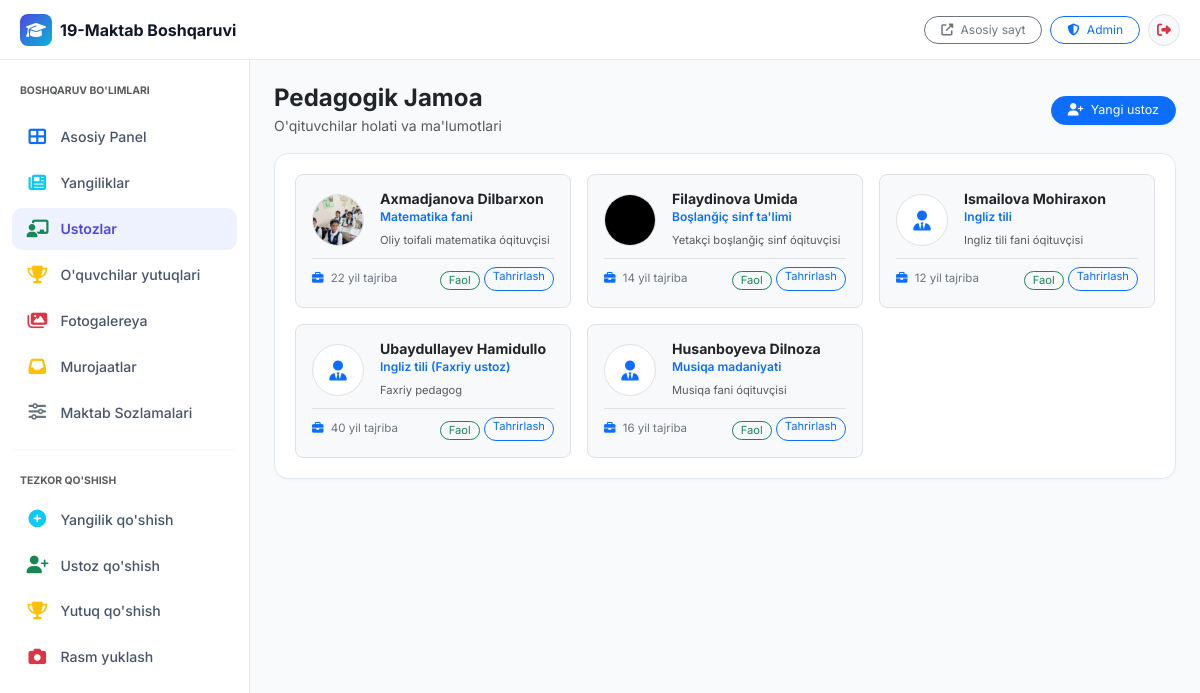
Screenshot of /dashboard/teachers/ (signed in) with the database file from the repository.
### apps/teachers/models.py (models this page shows, shortened)
class Teacher(models.Model):
    full_name = models.CharField(max_length=200, verbose_name="F.I.Sh")
    subject = models.CharField(max_length=100, verbose_name="Dars beradigan fani (UZ)")
    subject_ru = models.CharField(max_length=100, blank=True, verbose_name="Fani (RU)")
    subject_en = models.CharField(max_length=100, blank=True, verbose_name="Fani (EN)")
    position = models.CharField(max_length=100, verbose_name="Lavozimi / Toifasi (UZ)")
    position_ru = models.CharField(max_length=100, blank=True, verbose_name="Lavozimi (RU)")
    position_en = models.CharField(max_length=100, blank=True, verbose_name="Lavozimi (EN)")
    bio = models.TextField(blank=True, verbose_name="Tarjimai hol / Qisqacha ma'lumot (UZ)")
    bio_ru = models.TextField(blank=True, verbose_name="Ma'lumot (RU)")
    bio_en = models.TextField(blank=True, verbose_name="Ma'lumot (EN)")
    photo = models.ImageField(upload_to='teachers/', blank=True, null=True, verbose_name="Fotosurat")
    department = models.ForeignKey(Department, on_delete=models.SET_NULL, null=True, blank=True, related_name='teachers', verbose_name="Kafedra")
    experience_years = models.PositiveIntegerField(default=0, verbose_name="Ish staji (yil)")
    education = models.CharField(max_length=300, blank=True, verbose_name="Ma'lumoti")
    is_active = models.BooleanField(default=True, verbose_name="Faol")
    is_featured = models.BooleanField(default=False, verbose_name="Bosh sahifada ko'rsatish")
    order = models.PositiveIntegerField(default=0, verbose_name="Tartib raqami")
    email = models.EmailField(blank=True, verbose_name="Elektron pochta")
    created_at = models.DateTimeField(auto_now_add=True, verbose_name="Qo'shilgan sana")
    class Meta:
        verbose_name = 'O\'qituvchi'
        verbose_name_plural = 'O\'qituvchilar'
        ordering = ['order', 'full_name']

### apps/core/dashboard_views.py (the view, shortened to what this page needs)
# urls.py: path('teachers/', dashboard_views.dashboard_teachers, name='dashboard_teachers'),
@staff_required
def dashboard_teachers(request):
    teachers = Teacher.objects.select_related('department').order_by('order', 'full_name')
    context = {
        'teachers': teachers,
        'active_menu': 'teachers',
    }
    return render(request, 'dashboard/teachers.html', context)

### apps/core/context_processors.py (called while the page is built)
def site_settings(request):
    settings_obj = SiteSettings.objects.first()
    return {
        'site_settings': settings_obj,
    }

### apps/core/dashboard_views.py (called while the page is built)
def staff_required(view_func):
    actual_decorator = user_passes_test(
        lambda u: u.is_authenticated and u.is_staff,
        login_url='/dashboard/login/'
    )
    return actual_decorator(view_func)

### templates/dashboard/teachers.html (shortened to what this page needs)
{% extends 'dashboard/base.html' %}
{% block content %}
<div class="d-flex justify-content-between align-items-center mb-3 flex-wrap gap-2">
    <div>
        <h4 class="fw-bold mb-0 text-dark">Pedagogik Jamoa</h4>
        <small class="text-muted">O'qituvchilar holati va ma'lumotlari</small>
    </div>
    <a href="/admin/teachers/teacher/add/" class="btn btn-sm btn-primary rounded-pill px-3" style="font-size: 0.78rem;">
        <i class="fas fa-user-plus me-1"></i> Yangi ustoz
    </a>
</div>
<div class="dash-card">
    <div class="row g-3">
        {% for t in teachers %}
            <div class="col-12 col-md-6 col-xl-4">
                <div class="p-3 rounded-3 border bg-light h-100 d-flex flex-column justify-content-between">
                    <div class="d-flex gap-3 align-items-center mb-2">
                        {% if t.photo %}
                            <img src="{{ t.photo.url }}" alt="{{ t.full_name }}" class="rounded-circle border" style="width: 52px; height: 52px; object-fit: cover; flex-shrink: 0;">
                        {% else %}
                            <div class="rounded-circle bg-white border d-flex align-items-center justify-content-center text-primary" style="width: 52px; height: 52px; flex-shrink: 0;">
                                <i class="fas fa-user-tie fa-lg"></i>
                            </div>
                        {% endif %}
                        <div class="overflow-hidden">
                            <h6 class="fw-bold mb-0 text-dark text-truncate" style="font-size: 0.88rem;">{{ t.full_name }}</h6>
                            <small class="text-primary fw-semibold d-block" style="font-size: 0.75rem;">{{ t.subject }}</small>
                            <small class="text-muted" style="font-size: 0.7rem;">{{ t.position }}</small>
                        </div>
                    </div>
                    <div class="pt-2 border-top d-flex justify-content-between align-items-center">
                        <small class="text-secondary" style="font-size: 0.72rem;">
                            <i class="fas fa-briefcase me-1 text-primary"></i> {{ t.experience_years }} yil tajriba
                        </small>
                        <div class="d-flex gap-1">
                            <form method="post" action="{% url 'dashboard_teachers' %}" class="d-inline">
                                <button type="submit" class="btn btn-sm {% if t.is_active %}btn-outline-success{% else %}btn-outline-danger{% endif %} py-0 px-2 rounded-pill" style="font-size: 0.7rem;">
                                    {% if t.is_active %}Faol{% else %}Nofaol{% endif %}
                                </button>
                            </form>
                            <a href="/admin/teachers/teacher/{{ t.id }}/change/" class="btn btn-sm btn-outline-primary py-0 px-2 rounded-pill" style="font-size: 0.7rem;">
                                Tahrirlash
                            </a>
                        </div>
                    </div>
                </div>
            </div>
        {% endfor %}
    </div>
</div>
{% endblock %}

### templates/dashboard/base.html (style rules this page uses)
:root { --primary: #4F46E5; --primary-dark: #3730A3; --secondary: #06B6D4; --accent: #FACC15; --bg-color: #F8FAFC; --card-bg: #FFFFFF; --text-main: #0F172A; --text-muted: #64748B; --border-color: #E2E8F0; --sidebar-width: 250px; }
body { font-family: 'Inter', system-ui, -apple-system, sans-serif; background-color: var(--bg-color); color: var(--text-main); min-height: 100vh; margin: 0; padding-bottom: 70px; }
@media (min-width: 992px) { body { padding-bottom: 0; } }
.dash-card { background: #FFFFFF; border: 1px solid var(--border-color); border-radius: 14px; padding: 1.25rem; box-shadow: 0 1px 3px rgba(0, 0, 0, 0.03); margin-bottom: 1.25rem; }

### rows the page displays
Teacher: photo (picture), full_name "Axmadjanova Dilbarxon", subject "Matematika fani", position "Oliy toifali matematika óqituvçisi", experience_years "22", is_active "Faol"
Teacher: photo (picture), full_name "Filaydinova Umida", subject "Boşlanğiç sinf ta'limi", position "Yetakçi boşlanğiç sinf óqituvçisi", experience_years "14", is_active "Faol"
Teacher: full_name "Ismailova Mohiraxon", subject "Ingliz tili", position "Ingliz tili fani óqituvçisi", experience_years "12", is_active "Faol"
Teacher: full_name "Ubaydullayev Hamidullo", subject "Ingliz tili (Faxriy ustoz)", position "Faxriy pedagog", experience_years "40", is_active "Faol"
Teacher: full_name "Husanboyeva Dilnoza", subject "Musiqa madaniyati", position "Musiqa fani óqituvçisi", experience_years "16", is_active "Faol"
